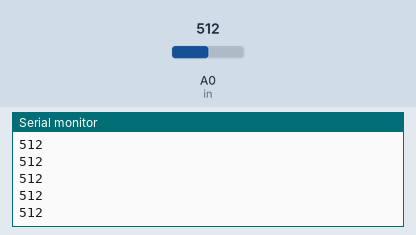
A sketch run on a simulated Arduino Uno, built with avr-gcc and run on an emulated ATmega328P. Shown: the last lines printed to the serial monitor. Inputs (shaded band) come from the test bench; at power-on: A0 (in) = 512.

Above: at 1.2 s.
1.3 s: A0 (in) set to 716
At 2.2 s:
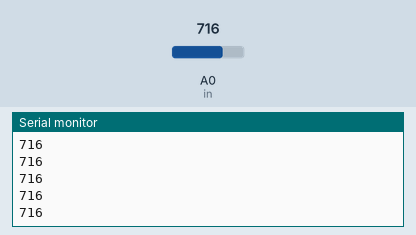
2.8 s: A0 (in) set to 900
At 3.9 s:
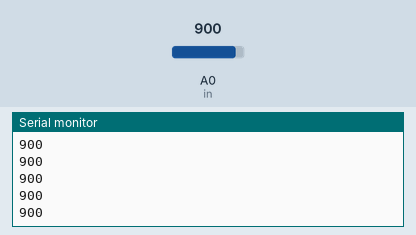
Timing chart, 0 to 5.8 s (numbered marks = the images above; inputs shaded):
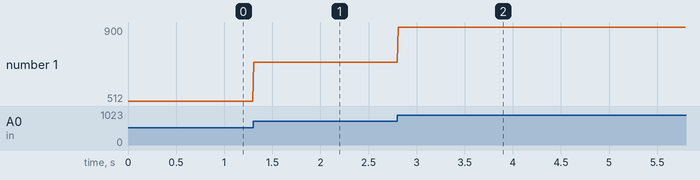

Measured:
- after the input at 1.3 s, the serial monitor: prints a new line at once (image 1)
- after the input at 2.8 s, the serial monitor: prints a new line at once (image 2)
- plotted number 1: 512 → 716 after the input at 1.3 s, 716 → 900 after the input at 2.8 s

The sketch:

SerialConnectionArduino.ino
```cpp
// let's use a variable to hold the name of our input channel
// in this case analogue input 0
int in = A0;

void setup() {
  // Start a serial connection with a baud rate of 9600
  Serial.begin(9600);
  // Set the mode of the Analog pin to be an input
  pinMode(in, INPUT);
}

void loop() {
  // Read the value from the input and assign it to a variable called 'value'
  int value = analogRead(in);
  // Send this value to the serial output as a separate line
  // closing it with the 'EOL' or end-of-line character
  Serial.println(value);
  // Take a breather for 10 milliseconds
  delay(10);
}
```
